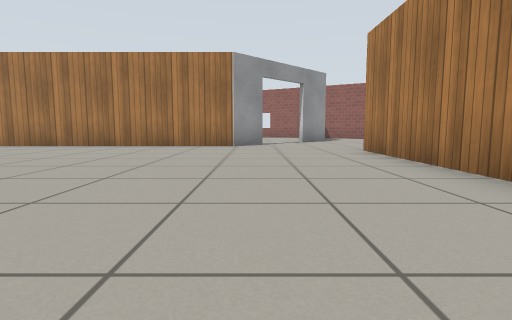
view 1 (above)

16 first-person views from a walk through a robot-simulator world made for Gazebo. The camera is 0.5 m above the floor, tilts 6° down and sees 80° across. The floor is counted in squares, 1 m on a side. Each view is taken from the middle of a square. On the plan, view 1 faces up. The plan holds only what a view shows up to about 9 squares ahead; the rest is blank. Gazebo's built-in surfaces are drawn with simple patterns.

view 2
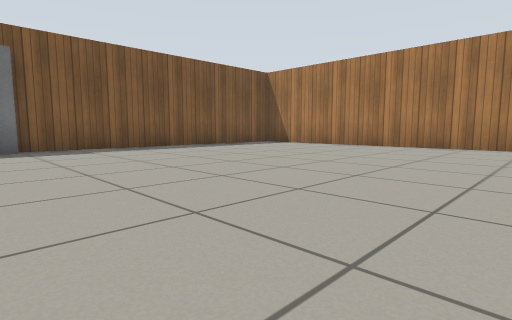

view 3
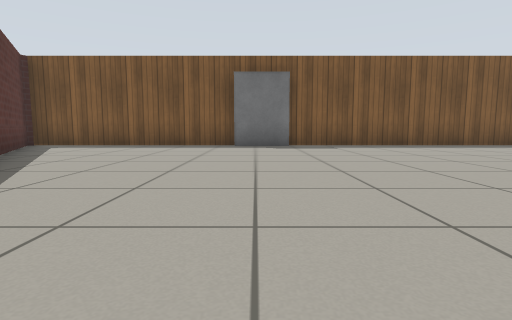

view 4
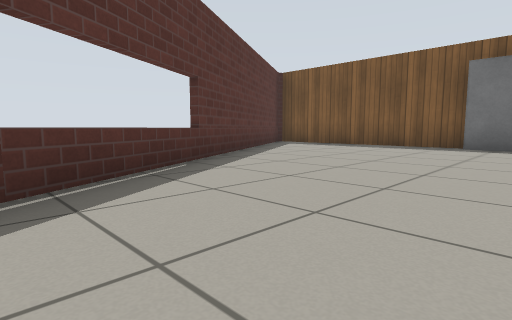

view 5
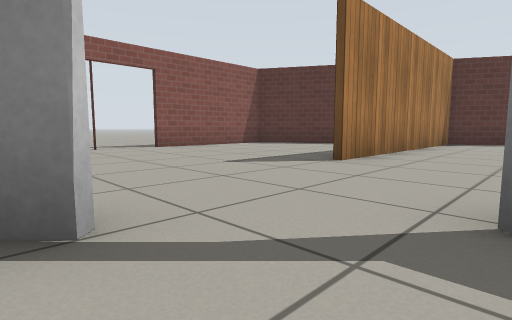

view 6
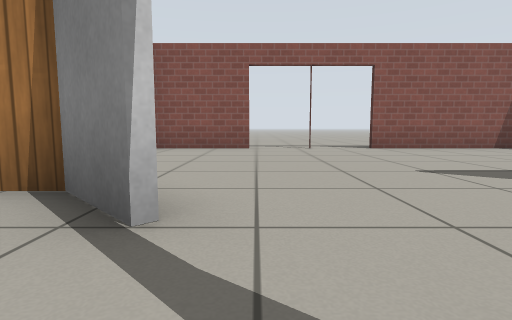

view 7
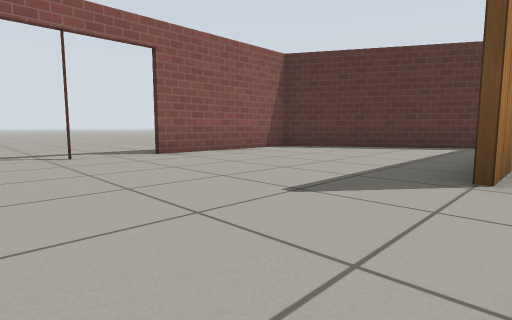

view 8
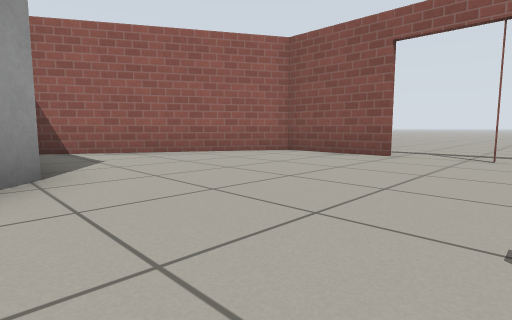

view 9
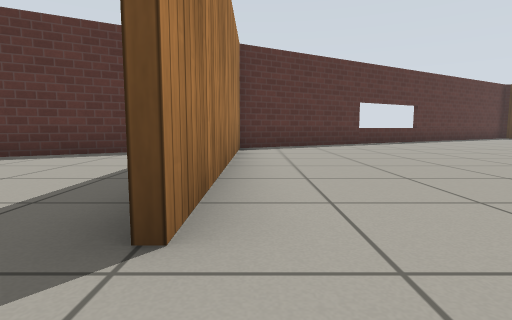

view 10
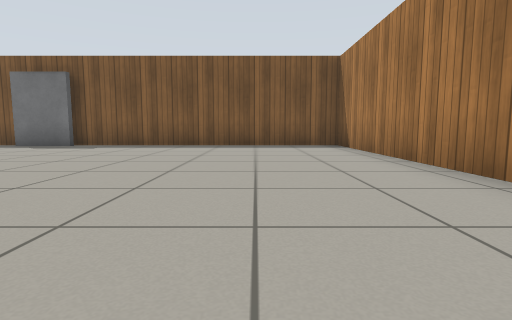

view 11
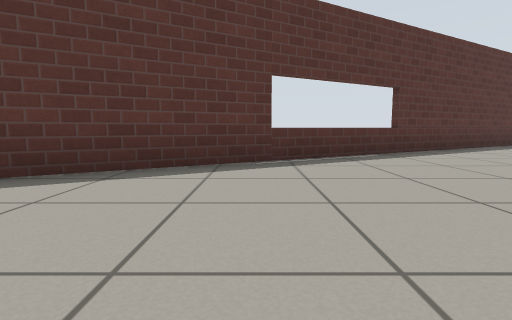

view 12
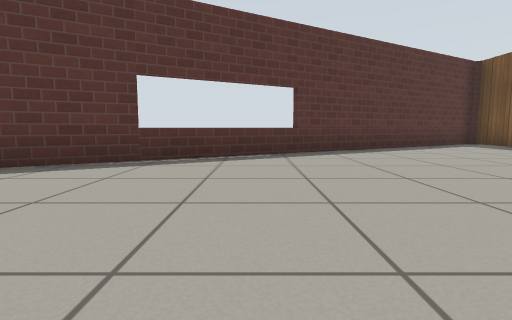

view 13
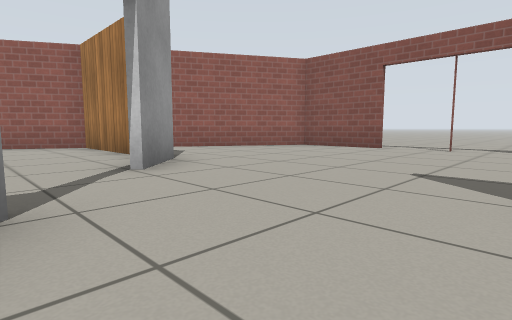

view 14
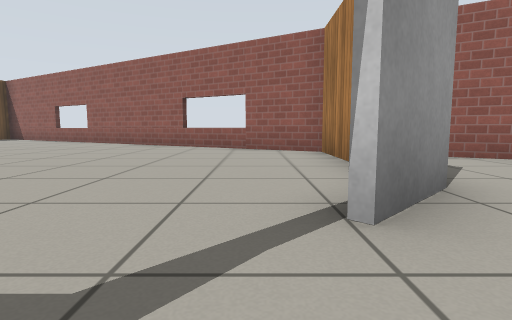

view 15
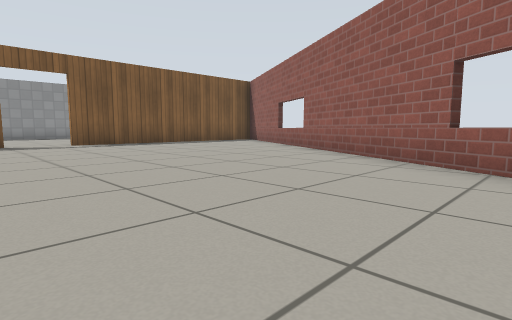

view 16
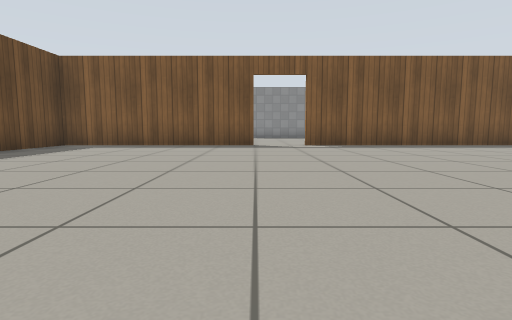

### Floor plan
Points are (right, up) in squares from view 1. A wall is a line through its corners. A room is listed if a view was taken in it or the views show most of it. See-through windows are left out.
Room 1 (views 1, 2, 3, 4, 7, 8, 9, 10, 11, 12, 13, 14)
walls: (0.3, 9.2) (-0.6, 8.4) (-9.8, 8.4) (-9.8, -6.5) (2.4, 0.5) (2.4, 6.9); (3.4, 1.1) (7.5, 3.4) (7.5, 7.2); (2.6, 11.6) (1.6, 10.5); (7.5, 10.1) (7.5, 12.4) (3.1, 15)
ways out: open door at (0, 9) to room 2; open door at (1, 10) to room 2; open door at (7.6, 8.8)
objects: door leaf (-9, 0)
Room 2 (views 5, 6, 15, 16)
walls: (-9.8, 14) (-9.8, 8.5) (-7.5, 8.5); (1.5, 10.6) (2.4, 11.5) (2.4, 15.4) (-5.9, 20.1); (-9.8, 21.4) (-9.8, 15.4)
ways out: open door at (0, 9) to room 1; open door at (1, 10) to room 1; open door at (-10, 14.5)

Positions as (right, up) in squares from view 1, and headings:
1: (0, 0), facing up
2: (-2, 0), facing up-left
3: (-1, 0), facing left
4: (-1, 1), facing down-left
5: (0, 11), facing down-right
6: (0, 10), facing right
7: (2, 10), facing down-right
8: (2, 8), facing up-right
9: (2, 8), facing down
10: (-1, 6), facing left
11: (-1, 3), facing down
12: (-3, 3), facing down
13: (0, 7), facing up-right
14: (1, 9), facing up
15: (0, 13), facing up-left
16: (-1, 14), facing left
